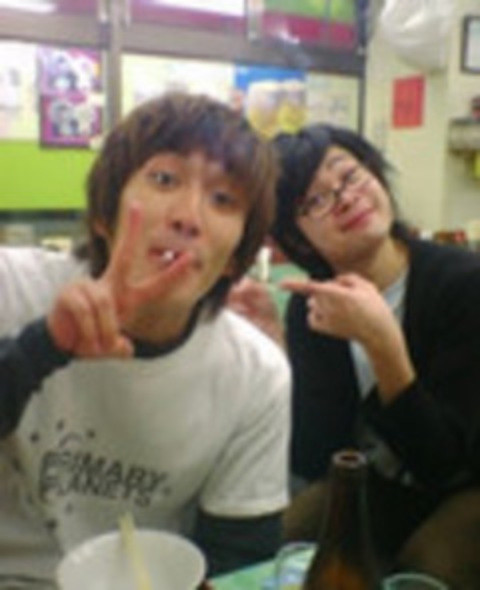
#> input picture original_image/99372508_624.jpg, 480 x 590 px
$ python pix2pix_util.py --inputdir original_image --outputdir out
#> lines starting #> are read from the running program, lines starting #| are printed output that depends on the picture
import cv2
import numpy as np
from argparse import ArgumentParser
import glob
import os

if __name__ == "__main__":
    arg = ArgumentParser()
    arg.add_argument('-id', '--inputdir', help='select input directory', required=True)
    arg.add_argument('-od', '--outputdir', help='select output directory', required=True)
    args = arg.parse_args()

    os.makedirs(args.outputdir, exist_ok=True)
    if os.path.exists(args.inputdir) == True:
        files = glob.glob(args.inputdir+"/*")
        print("PIX2PIX_UTIL: Processing...")
        for i in files:
            file_name = os.path.basename(i)
            img = cv2.imread(i)
#> img is the input picture: shape (590, 480, 3); mean B, G, R 99.4, 114.4, 122.8
            if type(img) == np.ndarray:
                height, width = img.shape[:2]
#> height = 590; width = 480
                for j in range(int(height / 256)):
                    for k in range(int(width / 256)):
                        splited_image = img[256 * j : 256 * j + 256, 256 * k : 256 * k + 256]
                        blurred_image = cv2.blur(splited_image, (10, 10))
                        margined_image = cv2.hconcat([splited_image, blurred_image])
                        cv2.imwrite("{0}/{1}_{2}_{3}.jpg".format(args.outputdir, file_name[:-4], str(j), str(k)), margined_image)
#> this loop made 2 passes
#> pass 1, `cv2.imwrite("{0}/{1}_{2}_{3}.jpg".format(args.outputdir, file_name[:-4..`:
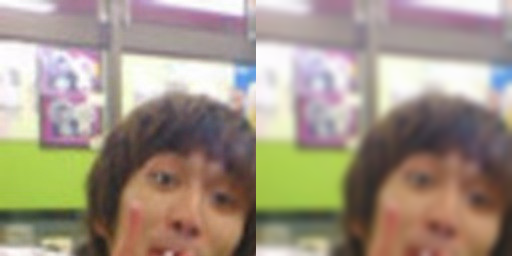
#> saved as 99372508_624_0_0.jpg: shape (256, 512, 3); mean B, G, R 132.2, 148.2, 161.2
#> pass 2, `cv2.imwrite("{0}/{1}_{2}_{3}.jpg".format(args.outputdir, file_name[:-4..`:
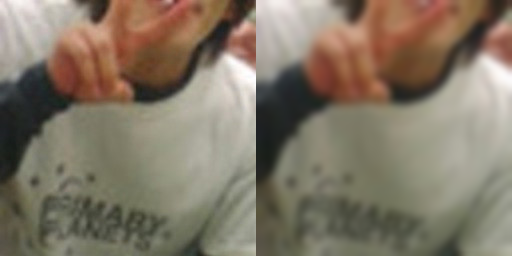
#> saved as 99372508_624_1_0.jpg: shape (256, 512, 3); mean B, G, R 102.6, 119.3, 130.6
#> after the loop:
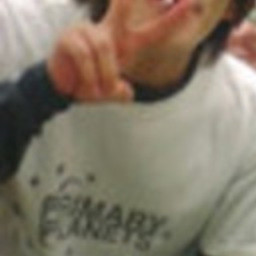
#> splited_image: shape (256, 256, 3); mean B, G, R 102.6, 119.3, 130.7
            else:
                print("ERROR: {0} is not supported type".format(file_name))
        print("PIX2PIX_UTIL: Completed")
    else:
        print("ERROR: No such directory \"{0}\"".format(args.inputdir))
